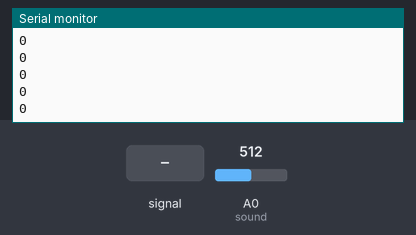
The sketch below on a simulated Arduino Uno, built with avr-gcc and run on an emulated ATmega328P. Parts: the last lines printed to the serial monitor. The inputs (shaded band) are chosen by the test bench; at power-on: A0 (sound) = 512.

Above: at 1.2 s.
1.3 s: A0 (sound) fed a 200 Hz sine of ±81 counts around its level
At 1.32 s:
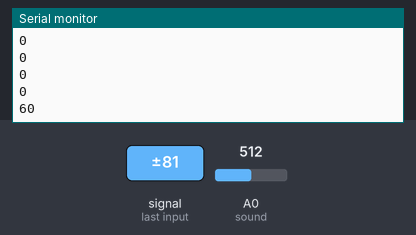
2.8 s: A0 (sound) set to 716
At 2.82 s:
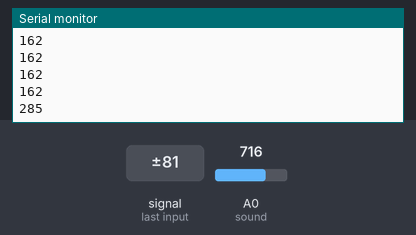
4.3 s: A0 (sound) fed a 1000 Hz sine of ±255 counts around its level
At 4.32 s:
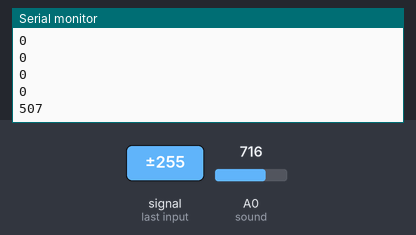
5.8 s: A0 (sound) set to 1023
At 5.82 s:
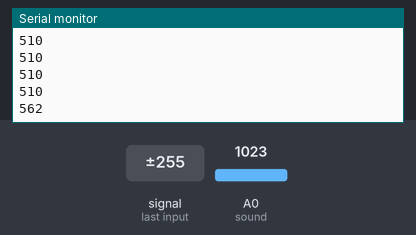
Timing chart, 0 to 8.3 s (numbered marks = the images above; inputs shaded):
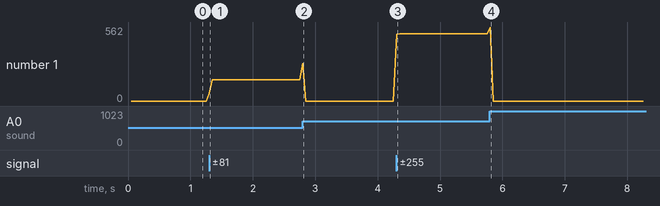

The sketch:

sound_sensor_test.ino
```cpp
// 마이크 테스트 코드

const int sampleWindow = 50;  // (50 mS = 20Hz) 샘플링 시간 결정 50ms동안 센서 값을 읽음
unsigned int sample;
int sound = A0;

void setup() {
   Serial.begin(9600);
   pinMode(sound,INPUT);      //A0핀을 input으로 설정
}

void loop() {

   unsigned long startMillis= millis();            // 시작 시간을 잰다. millis함수는 아두이노 시작 시간을 측정
   unsigned int peakToPeak = 0;                    // peak-to-peak level

   unsigned int signalMax = 0;
   unsigned int signalMin = 1024;

   while (millis() - startMillis < sampleWindow)   // 50ms 지정된 시간만큼 데이터 샘플링
   {
      sample = analogRead(sound);
      if (sample < 1024)                           // 1024 이하일 때
      {
         if (sample > signalMax)                   // 최댓값 갱신
         { signalMax = sample; }                    // 최댓값이 기존 최댓값보다 높으면 갱신
         else if (sample < signalMin)
         { signalMin = sample; }                    // 최소값 갱신
      }
   }
   peakToPeak = signalMax - signalMin;             // max - min = peak-peak 진폭 = 소리크기

   Serial.println(peakToPeak);           //시리얼 출력

}
```

Measured:
- after the input at 1.3 s, the serial monitor: prints a new line at once (image 1)
- after the input at 2.8 s, the serial monitor: prints a new line at once (image 2)
- after the input at 4.3 s, the serial monitor: prints a new line at once (image 3)
- after the input at 5.8 s, the serial monitor: prints a new line at once (image 4)
- plotted number 1: 0 → 162 after the input at 1.3 s, 0 → 510 after the input at 4.3 s
